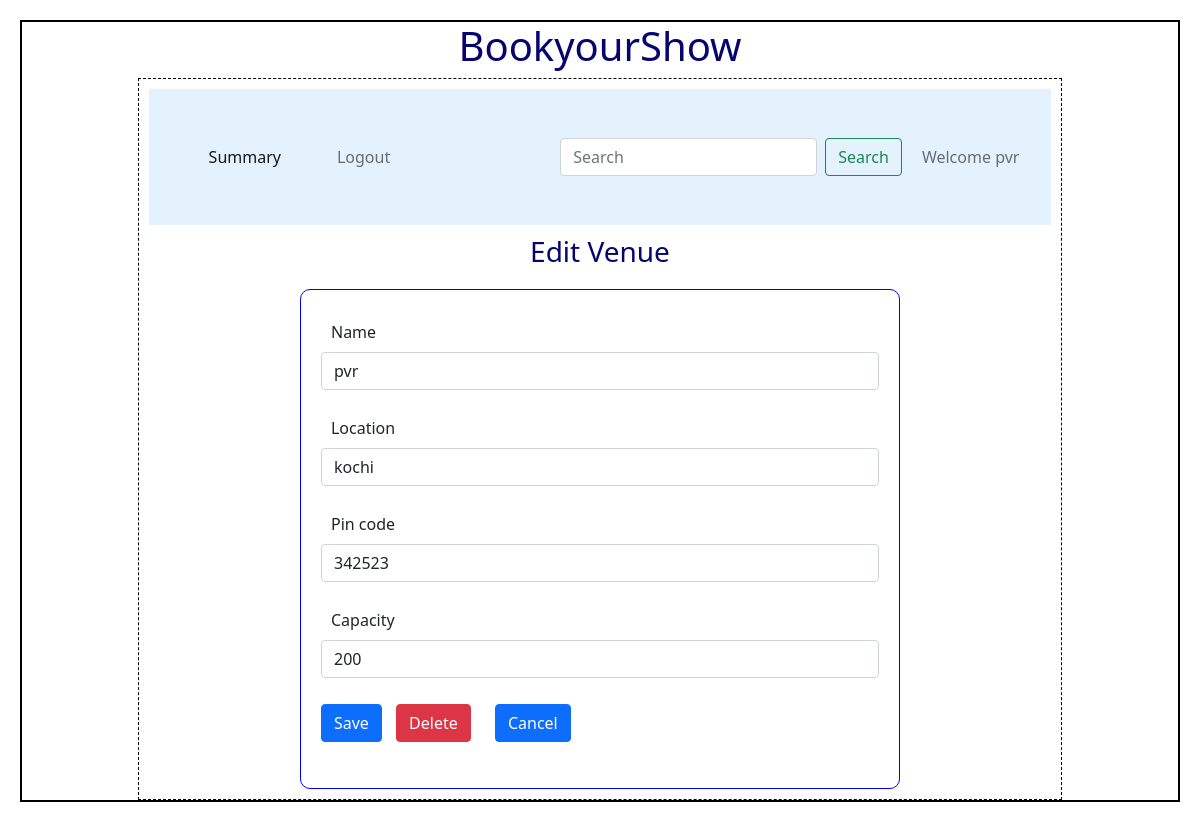
Page /edit_venue/2/pvr on the earlier database version.
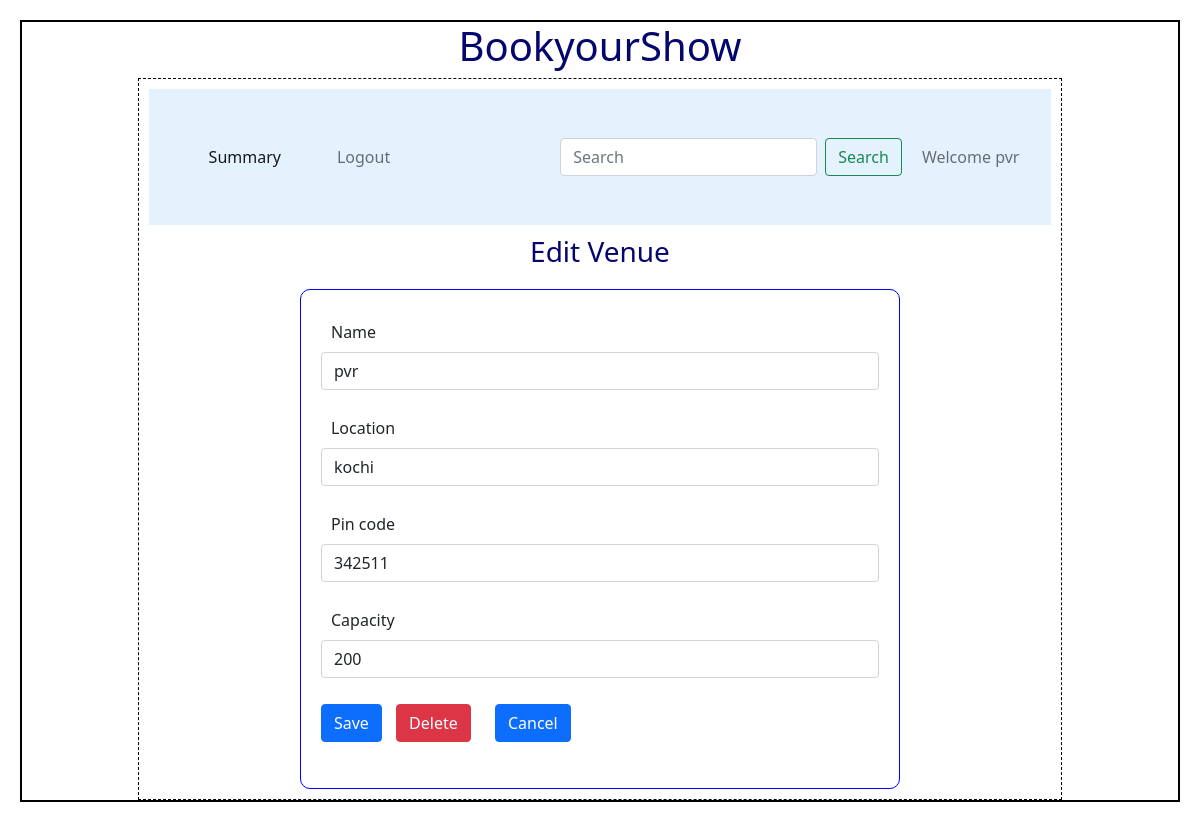
Same page on the later database version.
### backend/models.py (models this page shows)
class Theatre(db.Model):
    __tablename__="theatre"
    id=db.Column(db.Integer,primary_key=True)
    name=db.Column(db.String,nullable=False)
    location=db.Column(db.String,nullable=False)
    pin_code=db.Column(db.Integer,nullable=False)
    capacity=db.Column(db.Integer,nullable=False)
    shows = db.relationship("Show" , cascade = "all,delete" , backref = "theatre" , lazy = True)

### backend/controllers.py (the view, shortened to what this page needs)
@app.route("/edit_venue/<id>/<name>",methods=["GET","POST"])
def edit_venue(id,name):
    v=get_venue(id)
    return render_template("edit_venue.html",venue=v,name=name)

### backend/controllers.py (called while the page is built)
def get_venue(id):
    theatre=Theatre.query.filter_by(id=id).first()
    return theatre

### templates/edit_venue.html
{%extends "admin_layout.html"%}
{%block content%}
            {%if venue%}
                <div class="center"><h3>Edit Venue</h3></div>
                <form action="/edit_venue/{{venue.id}}/{{name}}" method="POST">
                <div class="input_form">
                    <div class="mb-3">
                        <label for="name" class="form-label">Name</label>
                        <input type="text" class="form-control" name="tname" id="tname" value="{{venue.name}}">
                    </div>
                    <div class="mb-3">
                        <label for="location" class="form-label">Location</label>
                        <input type="text" class="form-control" name="location" id="location" value="{{venue.location}}">
                    </div>
                    <div class="mb-3">
                        <label for="pin_code" class="form-label">Pin code</label>
                        <input type="number" class="form-control" name="pin_code" id="pin_code" value="{{venue.pin_code}}">
                    </div>
                    <div class="mb-3">
                        <label for="capacity" class="form-label">Capacity</label>
                        <input type="number" class="form-control" name="capacity" id="capacity" value="{{venue.capacity}}">
                    </div>
                    <div class="mb-3">
                        <button type="submit" class="btn btn-primary">Save</button>
                        <a href="/delete_venue/{{venue.id}}/{{name}}" type="button" class="btn btn-danger">Delete</a>
                        <a href="/admin/{{name}}" type="button" class="btn btn-primary">Cancel</a>
                    </div>
                </div>
                </form>
            {%endif%}
{%endblock%}

### templates/admin_layout.html (shortened to what this page needs)
<!DOCTYPE html>
<html>
    <head>
        <link rel="stylesheet" href="{{ url_for('static', filename='styles/main.css') }}">
        <link href="https://cdn.jsdelivr.net/npm/bootstrap@5.1.3/dist/css/bootstrap.min.css" rel="stylesheet">
    </head>
    <body>
        <div class="my_container">
            <div class="center"><h1>BookyourShow</h1></div>
            <div class="my_panel">
                <nav class="navbar navbar-expand-lg navbar-light " style="background-color: #e3f2fd;">
                    <div class="container-fluid">
                      <div class="collapse navbar-collapse" id="navbarText">
                        <ul class="navbar-nav me-auto mb-2 mb-lg-0">
                          <li class="nav-item">
                            <a class="nav-link active" aria-current="page" href="#">Summary</a>
                          </li>
                          <li class="nav-item">
                            <a class="nav-link" href="/login">Logout</a>
                          </li>
                        </ul>
                        <form class="d-flex" method="POST" action="/search/{{name}}">
                          <input class="form-control me-2" type="search" placeholder="Search" aria-label="Search" name = "search_txt" id = "search_txt">
                          <button class="btn btn-outline-success" type="submit">Search</button>
                        </form>
                        <span class="navbar-text">
                          Welcome {{name}}
                        </span>
                      </div>
                    </div>
                </nav>
                {%block content%}{%endblock%}
            </div>
        </div>
    </body>
</html>

Differences in the rows shown:
changed Theatre "pvr": pin_code "342523" → "342511"
